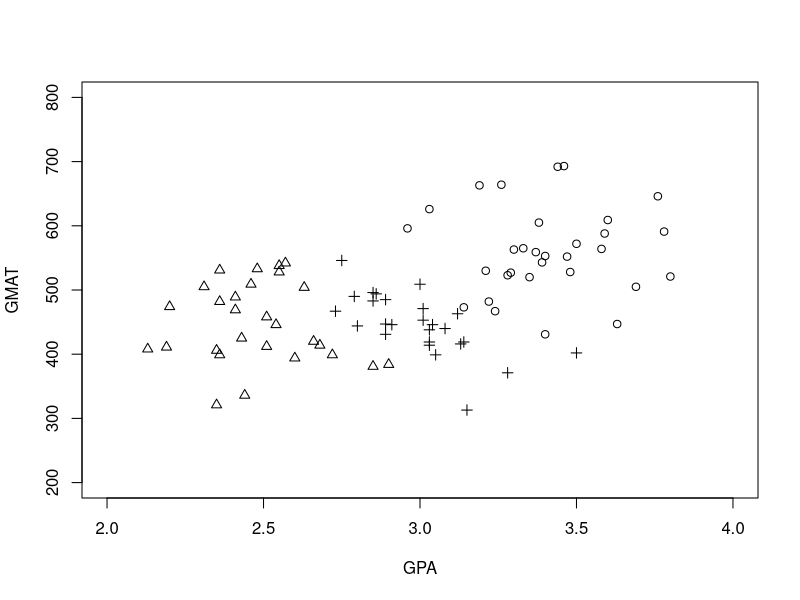
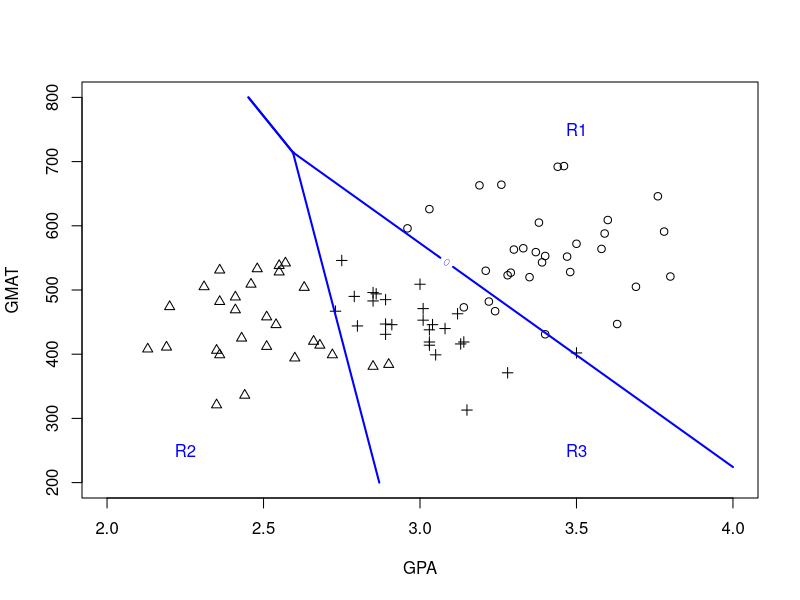
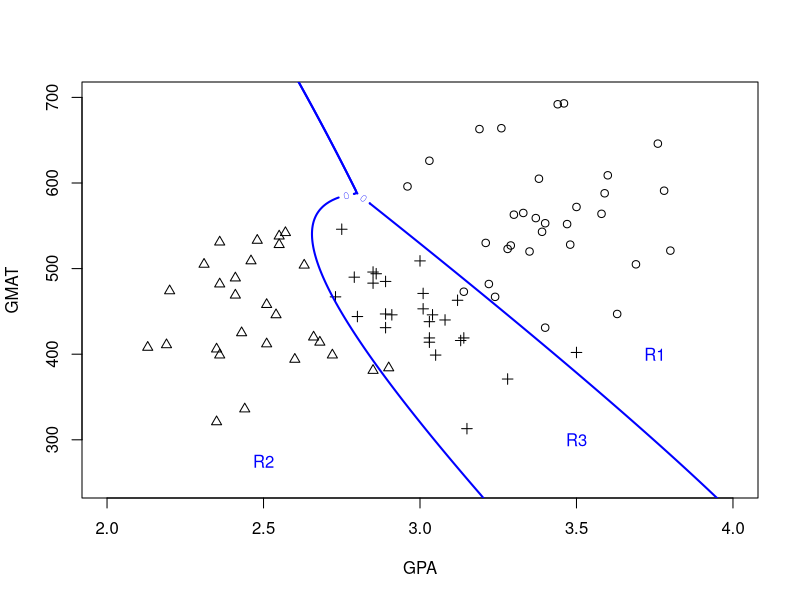

Write R code to recreate these figures, in order.
admission <- read.table("t11-6.txt",header=TRUE)  #diference with .dat is I added header in :-)#


pdf("scatter.pdf")
	plot(admission$GPA,admission$GMAT,pch=admission$ADMIT,ylim=c(200,800),xlim=c(2,4),xlab="GPA",ylab="GMAT")  #believe or not, ADMIT is dependent/response, GPA and GMAT are predictors#
dev.off()

### in the following, we do the LDA and QDA as textbook formulas, output can be seen in PDF files##
###afterwards we use MASS: lda() and qda() as well  ###


#######
# LDA #
#######
# LDA - classification regions, Box's M-test is supposed to be an exercise for you now
s1 <- admission$ADMIT==1
s2 <- admission$ADMIT==2
s3 <- admission$ADMIT==3

x1 <- admission[s1,c(1,2)]
x2 <- admission[s2,c(1,2)]
x3 <- admission[s3,c(1,2)]

n1 <- nrow(x1)
n2 <- nrow(x2)
n3 <- nrow(x3)

m1 <- colMeans(x1)
m2 <- colMeans(x2)
m3 <- colMeans(x3)
s1 <- cov(x1)
s2 <- cov(x2)
s3 <- cov(x3)
sp <- ((n1-1)*s1+(n2-1)*s2+(n3-1)*s3)/(n1+n2+n3-3) #Spooled is HERE#
spi <- solve(sp)
p <- c(1/3,1/3,1/3)  #can be different, but here I assume they are equal likely#


#for the plots of LDA#
gpa <- seq(2,4,.01)
gmat <- seq(200,800,2)
l1 <- length(gpa)
l2 <- length(gmat)
d1 <- matrix(0,l1,l2)
d2 <- matrix(0,l1,l2)

for (i in 1:l1){
for (j in 1:l2){
xc <- c(gpa[i],gmat[j])
f1 <- log(p[1])-t(xc-m1)%*%spi%*%(xc-m1)/2
f2 <- log(p[2])-t(xc-m2)%*%spi%*%(xc-m2)/2
f3 <- log(p[3])-t(xc-m3)%*%spi%*%(xc-m3)/2
d1[i,j] <- f1-max(f2,f3)
d2[i,j] <- f2-max(f1,f3) 
}
}

pdf("LDA.pdf")
	plot(admission$GPA,admission$GMAT,pch=admission$ADMIT,ylim=c(200,800),xlim=c(2,4),xlab="GPA",ylab="GMAT")
	contour(gpa,gmat,d1,levels=0,add=T,col="blue",lwd=2)
	contour(gpa,gmat,d2,levels=0,add=T,col="blue",lwd=2)
	text(3.5,750,"R1",col="blue")
	text(2.25,250,"R2",col="blue")
	text(3.5,250,"R3",col="blue")
dev.off()

# linear discriminant analysis with MASS
library(MASS)  #need to install if you never use it before: I hope this is not the case :-)#

p <- c(1/3,1/3,1/3)

# LDA - predict new case (book page 615)
result <- lda(ADMIT~GPA+GMAT,admission,prior=p)
xnew <- data.frame(GPA=3.21,GMAT=497)
pr <- predict(result,xnew)
pr

# LDA - APER: Apparent error rate
pr <- predict(result,admission)

y <- admission$ADMIT
yhat <- pr$class

T1 <- table(y,yhat)

# LDA - Cross-Validation, just add CV=TRUE, smart R...##
result <- lda(ADMIT~GPA+GMAT,admission,prior=c(1/3,1/3,1/3),CV=TRUE)
yhatcv <- result$class
T2 <- table(y,yhatcv)


#######
# QDA #
#######
# QDA - classification regions
s1i <- solve(s1)
s2i <- solve(s2)
s3i <- solve(s3)

gpa <- seq(2,4,.01)
gmat <- seq(200,800,2)
l1 <- length(gpa)
l2 <- length(gmat)
d1 <- matrix(0,l1,l2)
d2 <- matrix(0,l1,l2)

c1 <- log(p[1])-log(det(s1))/2
c2 <- log(p[2])-log(det(s2))/2
c3 <- log(p[3])-log(det(s3))/2


for (i in 1:l1){
	for (j in 1:l2){
		xc <- c(gpa[i],gmat[j])
		f1 <- c1-t(xc-m1)%*%s1i%*%(xc-m1)/2
		f2 <- c2-t(xc-m2)%*%s2i%*%(xc-m2)/2
		f3 <- c3-t(xc-m3)%*%s3i%*%(xc-m3)/2
		d1[i,j] <- f1-max(f2,f3)
		d2[i,j] <- f2-max(f1,f3) 
	}
}

pdf("QDA.pdf")
	plot(admission$GPA,admission$GMAT,pch=admission$ADMIT,ylim=c(250,700),xlim=c(2,4),xlab="GPA",ylab="GMAT")
	contour(gpa,gmat,d1,levels=0,add=T,col="blue",lwd=2)
	contour(gpa,gmat,d2,levels=0,add=T,col="blue",lwd=2)
	text(3.75,400,"R1",col="blue")
	text(2.5,275,"R2",col="blue")
	text(3.5,300,"R3",col="blue")
dev.off()

# QDA - APER
result <- qda(ADMIT~GPA+GMAT,admission,prior=p)
pr <- predict(result,admission)
yhat <- pr$class
T3 <- table(y,yhat)

# QDA - CV
result <- qda(ADMIT~GPA+GMAT,admission,prior=p,CV=TRUE)
yhatcv <- result$class
T4 <- table(y,yhatcv)


#######################
# LOGISTIC REGRESSION #
#######################
###'nnet' package documentation#
# https://cran.r-project.org/web/packages/nnet/nnet.pdf #

library(nnet)  

## multinom(formula, data, weights, subset, na.action,
# #            contrasts = NULL, Hess = FALSE, summ = 0, censored = FALSE,
#             model = FALSE, ...)
#

multinomModel <- multinom(ADMIT~GPA+GMAT,admission)  
prlogi <- predict(multinomModel, admission) #nearly the same syntax#
prlogi #directly to class part...#
T5 <- table(y, prlogi)

###It seems to me, multinom does not have CV by default, so I will leave this as a self-code exercise, one understands the procedure, then one should also be able to implement it ###
